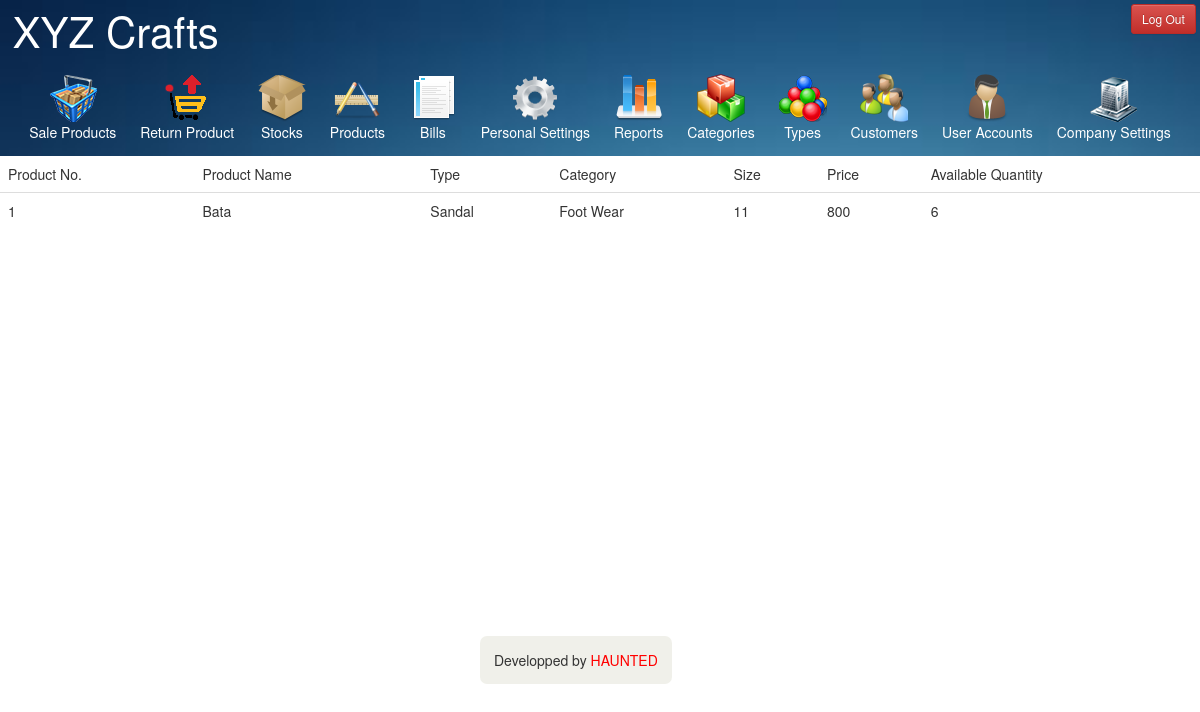
/showProduct.php?x=1 (signed in), run on the app's committed database.
### tables this page shows
CREATE TABLE IF NOT EXISTS `company` (
  `company_id` int(11) NOT NULL AUTO_INCREMENT,
  `company_name` varchar(50) NOT NULL,
  `company_logo` varchar(100) DEFAULT NULL,
  PRIMARY KEY (`company_id`)
);

CREATE TABLE IF NOT EXISTS `products` (
  `products_pk` int(11) NOT NULL AUTO_INCREMENT,
  `product_id` varchar(15) NOT NULL,
  `product_name` varchar(50) NOT NULL,
  `product_type` int(11) NOT NULL,
  `product_category` int(11) NOT NULL,
  `product_size` varchar(15) DEFAULT NULL,
  `product_price` double NOT NULL,
  `buying_price` double NOT NULL,
  PRIMARY KEY (`products_pk`)
);

CREATE TABLE IF NOT EXISTS `types` (
  `type_id` int(11) NOT NULL AUTO_INCREMENT,
  `type_name` varchar(50) NOT NULL,
  `category_id` int(11) NOT NULL,
  PRIMARY KEY (`type_id`)
);

CREATE TABLE IF NOT EXISTS `categories` (
  `category_id` int(11) NOT NULL AUTO_INCREMENT,
  `category_name` varchar(50) NOT NULL,
  PRIMARY KEY (`category_id`)
);

CREATE TABLE IF NOT EXISTS `stocks` (
  `stocks_pk` int(11) NOT NULL AUTO_INCREMENT,
  `stock_id` varchar(15) NOT NULL,
  `product_id` varchar(15) NOT NULL,
  `import_quantity` int(11) NOT NULL,
  `current_quantity` int(11) NOT NULL,
  `import_date` datetime NOT NULL,
  `is_deleted` int(1) NOT NULL,
  PRIMARY KEY (`stocks_pk`)
);

### showProduct.php (the view, shortened to what this page needs)
<?php
	require 'mask.php';
	if(isset($_GET['x'])){
		$productId=$_GET['x'];
		$sql="SELECT * FROM products WHERE product_id='$productId'";
		$result=mysql_query($sql);
		if(mysql_num_rows($result)){
			echo"
			<table class='table table-responsive'>
				<thead>
					<tr>
						<td>Product No.</td>
						<td>Product Name</td>
						<td>Type</td>
						<td>Category</td>
						<td>Size</td>
						<td>Price</td>
						<td>Available Quantity</td>
					</tr>
				</thead>
				<tbody>
			";
			while($row=mysql_fetch_array($result)){
				$productId=$row['product_id'];
				$productName=$row['product_name'];
				$productType=$row['product_type'];
				$productCategory=$row['product_category'];
				$productSize=$row['product_size'];
				$productPrice=$row['product_price'];
				$sql2="SELECT current_quantity FROM stocks WHERE product_id='$productId'";
				$result2=mysql_query($sql2);
				$row2=mysql_fetch_array($result2);
				$currentQuantity=$row2['current_quantity'];
				$sql2="SELECT type_name FROM types WHERE type_id='$productType'";
				$result2=mysql_query($sql2);
				$row2=mysql_fetch_array($result2);
				$productTypeName=$row2['type_name'];
				$sql2="SELECT category_name FROM categories WHERE category_id='$productCategory'";
				$result2=mysql_query($sql2);
				$row2=mysql_fetch_array($result2);
				$productCategoryName=$row2['category_name'];
				echo "
					<tr>
						<td>$productId</td>
						<td>$productName</td>
						<td>$productTypeName</td>
						<td>$productCategoryName</td>
						<td>$productSize</td>
						<td>$productPrice</td>
						<td>$currentQuantity</td>
					</tr>
				";
			}
			echo"
				</tbody>
			</table>
			";
		}else{
			echo "Error: No products found.";
		}
	}
?>
<!DOCTYPE html>
<html>
<head>
</head>
<body>
</body>
</html>

### mask.php (shortened to what this page needs)
<?php
  function showTitle(){
    $sql="SELECT company_name FROM company";
    $result=mysql_query($sql);
    $row=mysql_fetch_array($result);
    $companyName=$row['company_name'];
    echo $companyName;
  }
  function showLogOutButton(){
    if(isset($_SESSION['id'])){
      echo '<input type="button" class="btn btn-sm btn-danger" role="button" id="signOutButton" value="Log Out" onClick="logOut();" /></p>';
    }
  }
?>
<!DOCTYPE html>
<html>
<head>
  <link rel="stylesheet" type="text/css" href="apiFiles/bootstrap.css">
  <link rel="stylesheet" type="text/css" href="apiFiles/bootstrap-theme.css">
  <link rel="stylesheet" type="text/css" href="css/pageStyle.css">
</head>
<body>
  <div id="header">
    <a href="panel.php" id="titleText"><?php showTitle(); ?></a>
    <div id="logOutDiv"><?php showLogOutButton(); ?></div>
  <div id="ribonBar">
  <div id="ribons">
    <a href="sale.php">
      <img src="images/sale.png">
      <div>Sale Products</div>
    </a>
    <a href="returnProduct.php">
      <img src="images/returnProduct.png">
      <div>Return Product</div>
    </a>
    <a href="stocks.php">
      <img src="images/stocks.png">
      <div>Stocks</div>
    </a>
    <a href="products.php">
      <img src="images/products.png">
      <div>Products</div>
    </a>
    <a href="bill.php">
      <img src="images/bills.png">
      <div>Bills</div>
    </a>
    <a href="accountSettings.php">
      <img src="images/accountSettings.png">
      <div>Personal Settings</div>
    </a>
    <?php
      if(isset($_SESSION['id'])){
        $id=$_SESSION['id'];
        $sql="SELECT is_admin FROM accounts WHERE account_id='$id'";
        $result=mysql_query($sql);
        $row=mysql_fetch_array($result);
        if($row['is_admin']==='1'){
          echo'
    <a href="reports.php">
      <img src="images/reports.png">
      <div>Reports</div>
    </a>
    <a href="categories.php" id="categories">
      <img src="images/categories.png">
      <div>Categories</div>
    </a>
    <a href="types.php">
      <img src="images/types.png">
      <div>Types</div>
    </a>
    <a href="customers.php">
      <img src="images/customers.png">
      <div>Customers</div>
    </a>
    <a href="employees.php">
      <img src="images/employees.png">
      <div>User Accounts</div>
    </a>
    <a href="companySettings.php">
      <img src="images/company.png">
      <div>Company Settings</div>
    </a>
          ';
        }else if($row['is_admin']==='2'){
          echo'
    <a href="reports.php">
      <img src="images/reports.png">
      <div>Reports</div>
    </a>
    <a href="categories.php" id="categories">
      <img src="images/categories.png">
      <div>Categories</div>
    </a>
    <a href="types.php">
      <img src="images/types.png">
      <div>Types</div>
    </a>
    <a href="customers.php">
      <img src="images/customers.png">
      <div>Customers</div>
    </a>
    <a href="employees.php">
      <img src="images/employees.png">
      <div>User Accounts</div>
    </a>
          ';
        }else if($row['is_admin']==='3'){
          echo'
    <a href="reports.php">
      <img src="images/reports.png">
      <div>Reports</div>
    </a>
    <a href="categories.php" id="categories">
      <img src="images/categories.png">
      <div>Categories</div>
    </a>
    <a href="types.php">
      <img src="images/types.png">
      <div>Types</div>
    </a>
    <a href="customers.php">
      <img src="images/customers.png">
      <div>Customers</div>
    </a>
          ';
        }
      }
    ?>
  </div>
  </div>
  </div>
  <div id="footerDiv">
    Developped by <span id="footerSpan">HAUNTED</span>
  </div>
</body>
</html>

### css/pageStyle.css (style rules this page uses)
#header { width: 100%; height: auto; background-image: url('../images/blueBack2.JPG'); background-size: 100%; }
#titleText { text-decoration: none; color: white; font-size: 3em; padding: 0.3em; }
#logOutDiv { float: right; padding: 0.3em; }
#ribons { text-align:center; }
#ribons a { margin:0px 10px; display:inline-block; text-decoration:none; color:white; }
#ribonBar { padding: 1em; }
#footerDiv { position: fixed; z-index: -10; margin:40% 0 0 40%; background-color: rgba(180,180,150,0.2); padding: 1em; border-radius: 0.5em; }
#footerSpan { color: red; }

### data on the page
company: company_name "XYZ Crafts"
products: product "1", product_name "Bata", types.type_name "Sandal", categories.category_name "Foot Wear", product_size "11", product_price "800", stocks.current_quantity "6"
